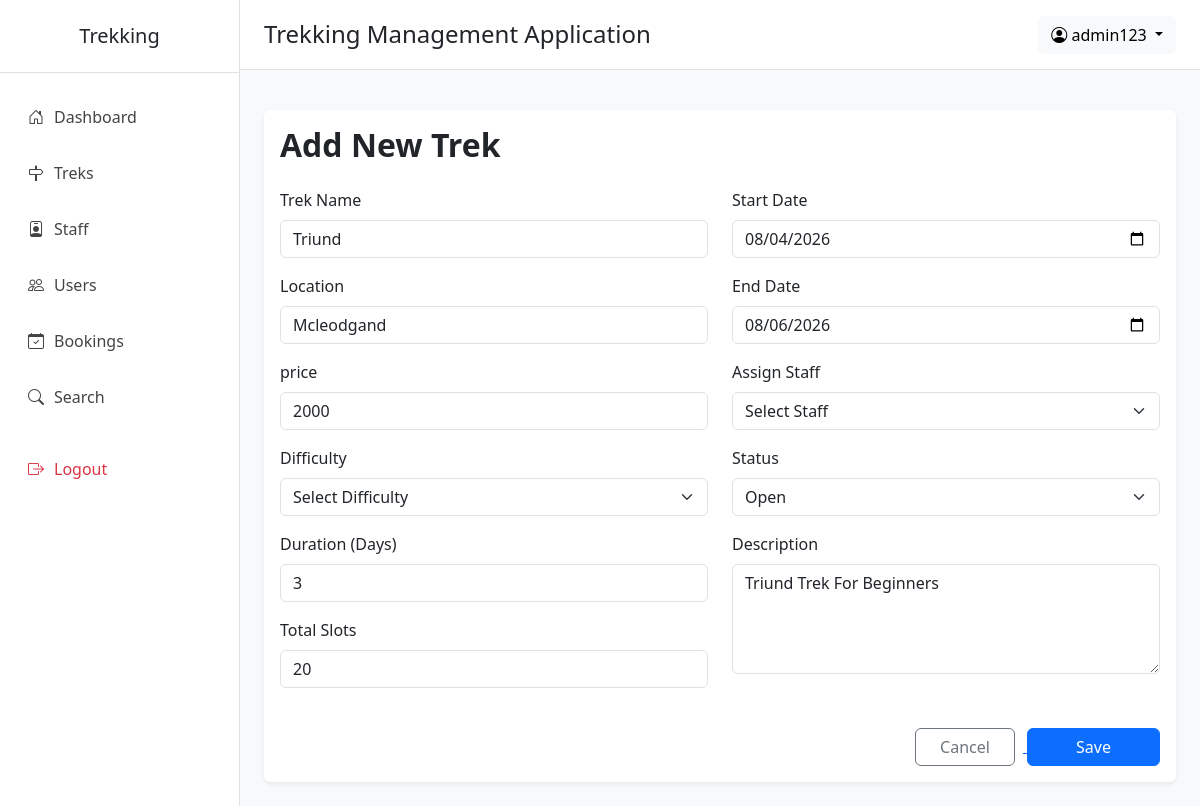
The app's page /edit/trek/1 (signed in) with its own data.
### application/models.py (models this page shows)
class User(db.Model):
    __tablename__="users"
    id=db.Column(db.Integer(),primary_key=True,autoincrement=True)
    name=db.Column(db.String(),nullable=False)
    email=db.Column(db.String(),nullable=False,unique=True)
    phone=db.Column(db.String(),nullable=True)
    password=db.Column(db.String(),nullable=False)
    contact=db.Column(db.String(),nullable=True)
    role=db.Column(db.String(),default="user")       # admin | user | staff
    status=db.Column(db.String(),default="active")   # active | blacklisted | pending | rejected
    created_at=db.Column(db.DateTime(),server_default=db.func.now())
    updated_at=db.Column(db.DateTime(),server_default=db.func.now(),onupdate=db.func.now())
    staff_profile = db.relationship(
        "Staff",
        backref="user",
        uselist=False,
        foreign_keys="Staff.userid"
    )
    bookings = db.relationship(
        "Booking",
        backref="user",
        cascade="all, delete-orphan"
    )

class Trek(db.Model):
    __tablename__="treks"
    id = db.Column(db.Integer(),primary_key=True)
    name = db.Column(db.String(),nullable=False)
    location = db.Column(db.String(),nullable=False)
    price=db.Column(db.Integer(),nullable=False)
    difficulty = db.Column(db.String(),nullable=False) # Easy | Medium | Hard
    duration_days = db.Column(db.Integer(),nullable=False)
    total_slots = db.Column(db.Integer(),nullable=False)
    avl_slots = db.Column(db.Integer(),nullable=False)
    assigned_staff_id = db.Column(db.Integer(),db.ForeignKey("staff.id"),nullable=True)
    status = db.Column(db.String(),default="open") #  open | closed | started | completed
    start_date = db.Column(db.DateTime(),nullable=False)
    end_date = db.Column(db.DateTime(),nullable=False)
    desc = db.Column(db.String(),nullable=True)
    created_by = db.Column(db.Integer(),db.ForeignKey("users.id"),nullable=False)
    created_at = db.Column(db.DateTime(),server_default=db.func.now())
    updated_at = db.Column(db.DateTime(),server_default=db.func.now(),onupdate=db.func.now())
    bookings = db.relationship(
        "Booking",
        backref="trek",
        cascade="all, delete-orphan"
    )

### application/admin_routes.py (the view, shortened to what this page needs)
@app.route("/edit/trek/<int:trek_id>",methods=["GET","POST"])
def edit_trek(trek_id):
    this_trek=Trek.query.filter_by(id=trek_id).first()
    this_admin=User.query.filter_by(id=session["admin_id"]).first()
    ex_staff=Staff.query.join(User,Staff.userid==User.id).all()
    return render_template("admin/edit_trek.html",this_trek=this_trek,this_admin=this_admin,ex_staff=ex_staff)

### templates/admin/edit_trek.html (shortened to what this page needs)
{% extends "admin/base.html" %}
{% block content %}
<div class="card shadow-sm border-0">
        <div class="card-body">
            <h2 class="fw-bold mb-4">Add New Trek</h2>
            <form action="/edit/trek/{{this_trek.id}}" method="post">
                <div class="row">
                    <div class="col-md-6">
                        <div class="mb-3">
                            <label class="form-label">Trek Name</label>
                            <input type="text" name="name" value="{{this_trek.name}}" class="form-control">
                        </div>
                        <div class="mb-3">
                            <label class="form-label">Location</label>
                            <input type="text" name="location" value="{{this_trek.location}}" class="form-control">
                        </div>
                        <div class="mb-3">
                            <label class="form-label">price</label>
                            <input type="text" name="price" value="{{this_trek.price}}" class="form-control">
                        </div>
                        <div class="mb-3">
                            <label class="form-label">Difficulty</label>
                            <select name="difficulty" class="form-select">
                                <option selected>Select Difficulty</option>
                            </select>
                        </div>
                        <div class="mb-3">
                            <label class="form-label">Duration (Days)</label>
                            <input type="number" value="{{this_trek.duration_days}}" name="duration" class="form-control">
                        </div>
                        <div class="mb-3">
                            <label class="form-label">Total Slots</label>
                            <input type="number" name="total_slots" value="{{this_trek.total_slots}}" class="form-control">
                        </div>
                    </div>
                    <div class="col-md-6">
                        <div class="mb-3">
                            <label class="form-label">Start Date</label>
                            <input type="date" name="start_date" value="{{ this_trek.start_date.strftime('%Y-%m-%d') }}" class="form-control">
                        </div>
                        <div class="mb-3">
                            <label class="form-label">End Date</label>
                            <input type="date" name="end_date" value="{{ this_trek.end_date.strftime('%Y-%m-%d') }}" class="form-control">
                        </div>
                        <div class="mb-3">
                            <label class="form-label">Assign Staff</label>
                            <select name="staff" class="form-select">
                                <option selected>Select Staff</option>
                            </select>
                        </div>
                        <div class="mb-3">
                            <label class="form-label">Status</label>
                            <select name="status" class="form-select">
                                <option value="open" selected>Open</option>
                            </select>
                        </div>
                        <div class="mb-3">
                            <label class="form-label">Description</label>
                            <textarea
                                name="desc"
                                rows="4"
                                class="form-control"
                            >{{this_trek.desc}}</textarea>
                        </div>
                    </div>
                </div>
                <div class="text-end mt-4">
                <a href="/admin/treks">
                    <button
                        class="btn btn-outline-secondary px-4 me-2">
                        Cancel
                    </button>
                </a>
                    <button
                        type="submit"
                        class="btn btn-primary px-5">
                        Save
                    </button>
                </div>
            </form>
        </div>
    </div>
{% endblock %}

### templates/admin/base.html (shortened to what this page needs)
<!DOCTYPE html>
<html lang="en">
<head>
    <link href="https://cdn.jsdelivr.net/npm/bootstrap@5.3.8/dist/css/bootstrap.min.css" rel="stylesheet">
    <link href="https://cdn.jsdelivr.net/npm/bootstrap-icons@1.11.3/font/bootstrap-icons.css" rel="stylesheet">
</head>
<body>
<div class="d-flex">
    <div class="sidebar">
        <h5 class="text-center py-4 border-bottom">
            Trekking
        </h5>
        <ul class="nav flex-column mt-3">
            <li class="nav-item">
                <a class="nav-link {% if request.path == '/admin/dashboard' %}active{% endif %}" href="/admin/dashboard">
                    <i class="bi bi-house-door"></i>Dashboard
                </a>
            </li>
            <li class="nav-item">
                <a class="nav-link {% if '/admin/trek' in request.path %}active{% endif %}" href="/admin/treks">
                    <i class="bi bi-signpost"></i>Treks
                </a>
            </li>
            <li class="nav-item">
                <a class="nav-link {% if '/admin/staff' in request.path %}active{% endif %}" href="/admin/staff">
                    <i class="bi bi-person-badge"></i>Staff
                </a>
            </li>
            <li class="nav-item">
                <a class="nav-link {% if '/admin/users' in request.path %}active{% endif %}" href="/admin/users">
                    <i class="bi bi-people"></i>Users
                </a>
            </li>
            <li class="nav-item">
                <a class="nav-link {% if '/admin/all/booking' in request.path %}active{% endif %}" href="/admin/all/booking">
                    <i class="bi bi-calendar-check"></i>Bookings
                </a>
            </li>
            <li class="nav-item">
                <a class="nav-link {% if '/admin/search' in request.path %}active{% endif %} " href="/admin/search">
                    <i class="bi bi-search"></i>Search
                </a>
            </li>
            <li class="nav-item mt-3">
                <a class="nav-link text-danger" href="/logout">
                    <i class="bi bi-box-arrow-right"></i>Logout
                </a>
            </li>
        </ul>
    </div>
    <div class="flex-grow-1">
        <nav class="navbar topbar px-4">
            <h4 class="mb-0">
                Trekking Management Application
            </h4>
            <div class="dropdown">
                <button class="btn btn-light dropdown-toggle"
                        data-bs-toggle="dropdown">
                    <i class="bi bi-person-circle"></i>
                    {{ this_admin.name }}
                </button>
            </div>
        </nav>
        <div class="container-fluid p-4">
            {% block content %}
            {% endblock %}
        </div>
    </div>
</div>
</body>
</html>

### templates/admin/base.html (style rules this page uses)
body { background:#f8f9fa; overflow-x:hidden; }
.sidebar { width:240px; min-height:100vh; background:#fff; border-right:1px solid #dee2e6; }
.sidebar .nav-link { color:#444; padding:12px 18px; border-radius:8px; margin:4px 10px; font-weight:500; transition:.3s; }
.sidebar i { margin-right:10px; }
.topbar { background:#fff; border-bottom:1px solid #dee2e6; height:70px; }

### records on screen
User: name "admin123"
Trek: name "Triund", location "Mcleodgand", price "2000", duration "3", total_slots "20", start_date "08/04/2026", end_date "08/06/2026", desc "Triund Trek For Beginners"
